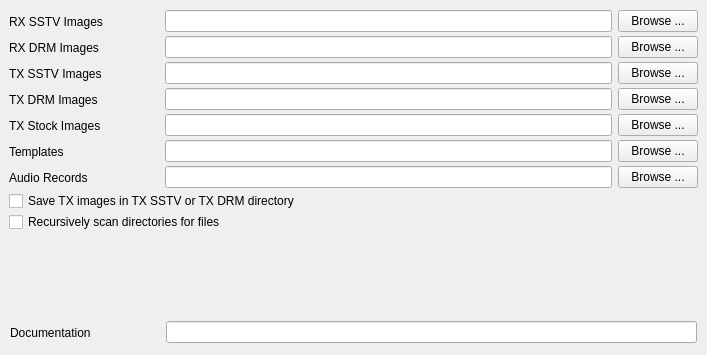
<?xml version="1.0" encoding="UTF-8"?>
<ui version="4.0">
 <class>directoriesConfig</class>
 <widget class="QWidget" name="directoriesConfig">
  <property name="geometry">
   <rect>
    <x>0</x>
    <y>0</y>
    <width>707</width>
    <height>355</height>
   </rect>
  </property>
  <property name="windowTitle">
   <string>Dialog</string>
  </property>
  <layout class="QVBoxLayout" name="verticalLayout">
   <property name="spacing">
    <number>1</number>
   </property>
   <property name="leftMargin">
    <number>9</number>
   </property>
   <property name="topMargin">
    <number>9</number>
   </property>
   <property name="rightMargin">
    <number>9</number>
   </property>
   <property name="bottomMargin">
    <number>9</number>
   </property>
   <item>
    <layout class="QHBoxLayout" name="_2">
     <property name="spacing">
      <number>6</number>
     </property>
     <property name="leftMargin">
      <number>0</number>
     </property>
     <property name="topMargin">
      <number>0</number>
     </property>
     <property name="rightMargin">
      <number>0</number>
     </property>
     <property name="bottomMargin">
      <number>0</number>
     </property>
     <item>
      <widget class="QLabel" name="rxSSTVImLabel">
       <property name="sizePolicy">
        <sizepolicy hsizetype="Fixed" vsizetype="Fixed">
         <horstretch>0</horstretch>
         <verstretch>0</verstretch>
        </sizepolicy>
       </property>
       <property name="minimumSize">
        <size>
         <width>150</width>
         <height>25</height>
        </size>
       </property>
       <property name="text">
        <string>RX SSTV Images</string>
       </property>
       <property name="wordWrap">
        <bool>false</bool>
       </property>
      </widget>
     </item>
     <item>
      <widget class="QLineEdit" name="rxSSTVImagesPathLineEdit"/>
     </item>
     <item>
      <widget class="QPushButton" name="rxSSTVImagesPathBrowseButton">
       <property name="sizePolicy">
        <sizepolicy hsizetype="Fixed" vsizetype="Fixed">
         <horstretch>0</horstretch>
         <verstretch>0</verstretch>
        </sizepolicy>
       </property>
       <property name="text">
        <string>Browse ...</string>
       </property>
      </widget>
     </item>
    </layout>
   </item>
   <item>
    <layout class="QHBoxLayout" name="_6">
     <property name="spacing">
      <number>6</number>
     </property>
     <property name="leftMargin">
      <number>0</number>
     </property>
     <property name="topMargin">
      <number>0</number>
     </property>
     <property name="rightMargin">
      <number>0</number>
     </property>
     <property name="bottomMargin">
      <number>0</number>
     </property>
     <item>
      <widget class="QLabel" name="rxDRMImLabel">
       <property name="sizePolicy">
        <sizepolicy hsizetype="Fixed" vsizetype="Fixed">
         <horstretch>0</horstretch>
         <verstretch>0</verstretch>
        </sizepolicy>
       </property>
       <property name="minimumSize">
        <size>
         <width>150</width>
         <height>25</height>
        </size>
       </property>
       <property name="text">
        <string>RX DRM Images</string>
       </property>
       <property name="wordWrap">
        <bool>false</bool>
       </property>
      </widget>
     </item>
     <item>
      <widget class="QLineEdit" name="rxDRMImagesPathLineEdit"/>
     </item>
     <item>
      <widget class="QPushButton" name="rxDRMImagesPathBrowseButton">
       <property name="sizePolicy">
        <sizepolicy hsizetype="Fixed" vsizetype="Fixed">
         <horstretch>0</horstretch>
         <verstretch>0</verstretch>
        </sizepolicy>
       </property>
       <property name="text">
        <string>Browse ...</string>
       </property>
      </widget>
     </item>
    </layout>
   </item>
   <item>
    <layout class="QHBoxLayout" name="_7">
     <property name="spacing">
      <number>6</number>
     </property>
     <property name="leftMargin">
      <number>0</number>
     </property>
     <property name="topMargin">
      <number>0</number>
     </property>
     <property name="rightMargin">
      <number>0</number>
     </property>
     <property name="bottomMargin">
      <number>0</number>
     </property>
     <item>
      <widget class="QLabel" name="txImLabel_2">
       <property name="sizePolicy">
        <sizepolicy hsizetype="Fixed" vsizetype="Fixed">
         <horstretch>0</horstretch>
         <verstretch>0</verstretch>
        </sizepolicy>
       </property>
       <property name="minimumSize">
        <size>
         <width>150</width>
         <height>25</height>
        </size>
       </property>
       <property name="text">
        <string>TX SSTV Images</string>
       </property>
       <property name="wordWrap">
        <bool>false</bool>
       </property>
      </widget>
     </item>
     <item>
      <widget class="QLineEdit" name="txSSTVImagesPathLineEdit"/>
     </item>
     <item>
      <widget class="QPushButton" name="txSSTVImagesPathBrowseButton">
       <property name="sizePolicy">
        <sizepolicy hsizetype="Fixed" vsizetype="Fixed">
         <horstretch>0</horstretch>
         <verstretch>0</verstretch>
        </sizepolicy>
       </property>
       <property name="text">
        <string>Browse ...</string>
       </property>
      </widget>
     </item>
    </layout>
   </item>
   <item>
    <layout class="QHBoxLayout" name="_3">
     <property name="spacing">
      <number>6</number>
     </property>
     <property name="leftMargin">
      <number>0</number>
     </property>
     <property name="topMargin">
      <number>0</number>
     </property>
     <property name="rightMargin">
      <number>0</number>
     </property>
     <property name="bottomMargin">
      <number>0</number>
     </property>
     <item>
      <widget class="QLabel" name="txImLabel">
       <property name="sizePolicy">
        <sizepolicy hsizetype="Fixed" vsizetype="Fixed">
         <horstretch>0</horstretch>
         <verstretch>0</verstretch>
        </sizepolicy>
       </property>
       <property name="minimumSize">
        <size>
         <width>150</width>
         <height>25</height>
        </size>
       </property>
       <property name="text">
        <string>TX DRM Images</string>
       </property>
       <property name="wordWrap">
        <bool>false</bool>
       </property>
      </widget>
     </item>
     <item>
      <widget class="QLineEdit" name="txDRMImagesPathLineEdit"/>
     </item>
     <item>
      <widget class="QPushButton" name="txDRMImagesPathBrowseButton">
       <property name="sizePolicy">
        <sizepolicy hsizetype="Fixed" vsizetype="Fixed">
         <horstretch>0</horstretch>
         <verstretch>0</verstretch>
        </sizepolicy>
       </property>
       <property name="text">
        <string>Browse ...</string>
       </property>
      </widget>
     </item>
    </layout>
   </item>
   <item>
    <layout class="QHBoxLayout" name="_8">
     <property name="spacing">
      <number>6</number>
     </property>
     <property name="leftMargin">
      <number>0</number>
     </property>
     <property name="topMargin">
      <number>0</number>
     </property>
     <property name="rightMargin">
      <number>0</number>
     </property>
     <property name="bottomMargin">
      <number>0</number>
     </property>
     <item>
      <widget class="QLabel" name="txImLabel_3">
       <property name="sizePolicy">
        <sizepolicy hsizetype="Fixed" vsizetype="Fixed">
         <horstretch>0</horstretch>
         <verstretch>0</verstretch>
        </sizepolicy>
       </property>
       <property name="minimumSize">
        <size>
         <width>150</width>
         <height>25</height>
        </size>
       </property>
       <property name="text">
        <string>TX Stock Images</string>
       </property>
       <property name="wordWrap">
        <bool>false</bool>
       </property>
      </widget>
     </item>
     <item>
      <widget class="QLineEdit" name="txStockImagesPathLineEdit"/>
     </item>
     <item>
      <widget class="QPushButton" name="txStockImagesPathBrowseButton">
       <property name="sizePolicy">
        <sizepolicy hsizetype="Fixed" vsizetype="Fixed">
         <horstretch>0</horstretch>
         <verstretch>0</verstretch>
        </sizepolicy>
       </property>
       <property name="text">
        <string>Browse ...</string>
       </property>
      </widget>
     </item>
    </layout>
   </item>
   <item>
    <layout class="QHBoxLayout">
     <property name="spacing">
      <number>6</number>
     </property>
     <property name="leftMargin">
      <number>0</number>
     </property>
     <property name="topMargin">
      <number>0</number>
     </property>
     <property name="rightMargin">
      <number>0</number>
     </property>
     <property name="bottomMargin">
      <number>0</number>
     </property>
     <item>
      <widget class="QLabel" name="templLabel">
       <property name="sizePolicy">
        <sizepolicy hsizetype="Fixed" vsizetype="Fixed">
         <horstretch>0</horstretch>
         <verstretch>0</verstretch>
        </sizepolicy>
       </property>
       <property name="minimumSize">
        <size>
         <width>150</width>
         <height>25</height>
        </size>
       </property>
       <property name="text">
        <string>Templates</string>
       </property>
       <property name="wordWrap">
        <bool>false</bool>
       </property>
      </widget>
     </item>
     <item>
      <widget class="QLineEdit" name="templatesPathLineEdit"/>
     </item>
     <item>
      <widget class="QPushButton" name="templatesPathBrowseButton">
       <property name="sizePolicy">
        <sizepolicy hsizetype="Fixed" vsizetype="Fixed">
         <horstretch>0</horstretch>
         <verstretch>0</verstretch>
        </sizepolicy>
       </property>
       <property name="text">
        <string>Browse ...</string>
       </property>
      </widget>
     </item>
    </layout>
   </item>
   <item>
    <layout class="QHBoxLayout" name="_5">
     <property name="spacing">
      <number>6</number>
     </property>
     <property name="leftMargin">
      <number>0</number>
     </property>
     <property name="topMargin">
      <number>0</number>
     </property>
     <property name="rightMargin">
      <number>0</number>
     </property>
     <property name="bottomMargin">
      <number>0</number>
     </property>
     <item>
      <widget class="QLabel" name="audioRecordsLabel">
       <property name="sizePolicy">
        <sizepolicy hsizetype="Fixed" vsizetype="Fixed">
         <horstretch>0</horstretch>
         <verstretch>0</verstretch>
        </sizepolicy>
       </property>
       <property name="minimumSize">
        <size>
         <width>150</width>
         <height>25</height>
        </size>
       </property>
       <property name="text">
        <string>Audio Records</string>
       </property>
       <property name="wordWrap">
        <bool>false</bool>
       </property>
      </widget>
     </item>
     <item>
      <widget class="QLineEdit" name="audioPathLineEdit"/>
     </item>
     <item>
      <widget class="QPushButton" name="audioPathBrowseButton">
       <property name="sizePolicy">
        <sizepolicy hsizetype="Fixed" vsizetype="Fixed">
         <horstretch>0</horstretch>
         <verstretch>0</verstretch>
        </sizepolicy>
       </property>
       <property name="text">
        <string>Browse ...</string>
       </property>
      </widget>
     </item>
    </layout>
   </item>
   <item>
    <widget class="QCheckBox" name="saveTXcheckBox">
     <property name="text">
      <string>Save TX images in TX SSTV or TX DRM directory</string>
     </property>
    </widget>
   </item>
   <item>
    <widget class="QCheckBox" name="recursiveScanDirscheckBox">
     <property name="text">
      <string>Recursively scan directories for files</string>
     </property>
    </widget>
   </item>
   <item>
    <spacer name="spacer">
     <property name="orientation">
      <enum>Qt::Vertical</enum>
     </property>
     <property name="sizeType">
      <enum>QSizePolicy::Expanding</enum>
     </property>
     <property name="sizeHint" stdset="0">
      <size>
       <width>20</width>
       <height>184</height>
      </size>
     </property>
    </spacer>
   </item>
   <item>
    <layout class="QHBoxLayout" name="_4">
     <property name="spacing">
      <number>6</number>
     </property>
     <property name="leftMargin">
      <number>1</number>
     </property>
     <property name="topMargin">
      <number>1</number>
     </property>
     <property name="rightMargin">
      <number>1</number>
     </property>
     <property name="bottomMargin">
      <number>1</number>
     </property>
     <item>
      <widget class="QLabel" name="docLabel">
       <property name="sizePolicy">
        <sizepolicy hsizetype="Fixed" vsizetype="Fixed">
         <horstretch>0</horstretch>
         <verstretch>0</verstretch>
        </sizepolicy>
       </property>
       <property name="minimumSize">
        <size>
         <width>150</width>
         <height>25</height>
        </size>
       </property>
       <property name="text">
        <string>Documentation </string>
       </property>
       <property name="wordWrap">
        <bool>false</bool>
       </property>
      </widget>
     </item>
     <item>
      <widget class="QLineEdit" name="docPathLineEdit"/>
     </item>
    </layout>
   </item>
  </layout>
 </widget>
 <resources/>
 <connections/>
</ui>
